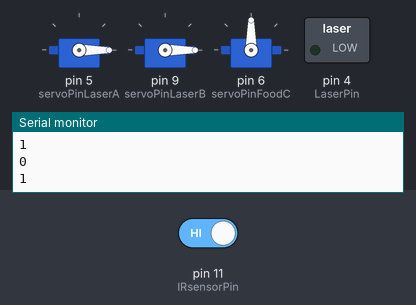
Simulated run of this sketch. Board: Arduino Uno, built with avr-gcc and run on an emulated ATmega328P. Parts: 3 × servo, switched loads named in the sketch (green lamp = pin HIGH), the last lines printed to the serial monitor. The test bench sets the inputs (shaded band); at power-on: pin 11 (IRsensorPin) HIGH. Random numbers use the default seed unless the sketch sets one.

Above: at 1.2 s.
1.3 s: pin 11 (IRsensorPin) driven LOW
At 2.1 s:
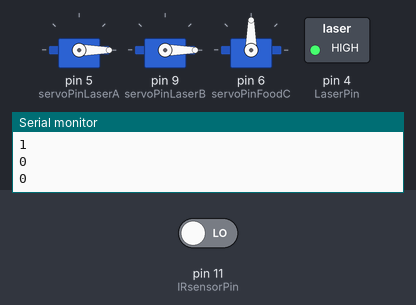
10.3 s: pin 11 (IRsensorPin) driven HIGH
At 13.23 s:
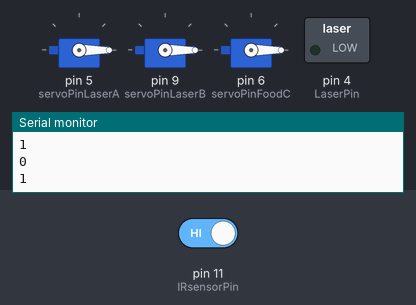
13.3 s: pin 11 (IRsensorPin) driven LOW
At 14.0 s:
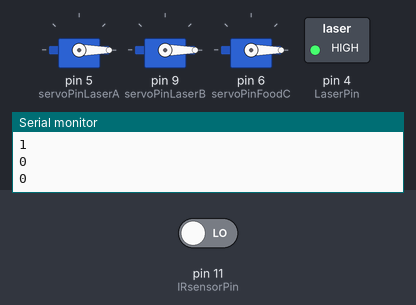
Timing chart, 0 to 29.6 s (numbered marks = the images above; inputs shaded):
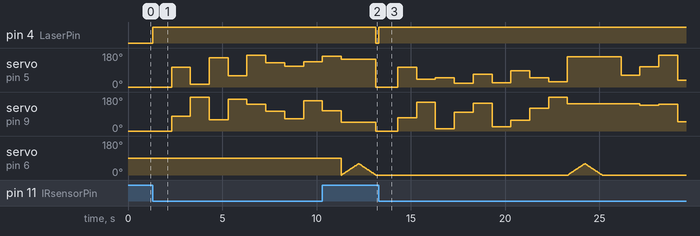

Measured:
- after the input at 10.3 s, pin 4 (LaserPin): HIGH → LOW after 2.9 s

The sketch:

lasercat.ino
```cpp
#include <Servo.h>

Servo myservo;
Servo myservo2;
Servo myservo3;


int servoPinLaserA = 5;
int servoPinLaserB = 9;
int servoPinFoodC = 6;

int IRsensorPin = 11;

int LaserPin = 4;

long randomNumber1; //variable for storing random angle of servo
long randomNumber2;

bool state = false;

unsigned long time;
unsigned long period = 10000;

//Turning servo automatically with laser
// void automatic_laser(){
//   digitalWrite(LaserPin, HIGH);

//   for(int pos = 0; pos <= 180; pos +=1)
//   {
//     myservo.write(pos);
//     myservo2.write(pos);
//     delay(15);
//   }

//     for(int pos = 0; pos >= 180; pos -=1)
//   {
//     myservo.write(pos);
//     myservo2.write(pos);
//     delay(15);
//   }
// }


//Turning servo in random position
void random_laser_position(){
  for(int i = 0; i < 10; i++){
    digitalWrite(LaserPin, HIGH);
    randomNumber1 = random(0, 180);
    randomNumber2 = random(0, 180);
    delay(1000);
    myservo.write(randomNumber1);
    myservo2.write(randomNumber2);

    if(i == 9){
      food_motor();
    }
  }
}

//Turn off laser and reset servo position
void turn_off_laser(){
  digitalWrite(LaserPin, LOW);
  myservo.write(0);
  myservo2.write(0);
}

//Main function for laser positioning with servo
void main_laser_function(){

    int IRvalue = digitalRead(IRsensorPin);
    Serial.println(IRvalue);

    if(IRvalue == 0){
      random_laser_position();
    }
    else{
      turn_off_laser();
    }


}

//Function to control food dispenser motor
void food_motor(){
  for (int pos = 0; pos <= 60; pos += 1) { // goes from 0 degrees to 180 degrees
    // in steps of 1 degree
    myservo3.write(pos);              // tell servo to go to position in variable 'pos'
    delay(15);                       // waits 15 ms for the servo to reach the position
  }
  for (int pos = 60; pos >= 0; pos -= 1) { // goes from 180 degrees to 0 degrees
    myservo3.write(pos);              // tell servo to go to position in variable 'pos'
    delay(15);                       // waits 15 ms for the servo to reach the position
  }
}


void setup(){
    pinMode(IRsensorPin, INPUT);
    pinMode(LaserPin, OUTPUT);
    myservo.attach(servoPinLaserA);
    myservo2.attach(servoPinLaserB);
    myservo3.attach(servoPinFoodC);
    randomSeed(analogRead(0)); //random number generator on analog pin A0
    Serial.begin(9600);
  }

void loop(){
  main_laser_function();
  Serial.println(time);


}
```
